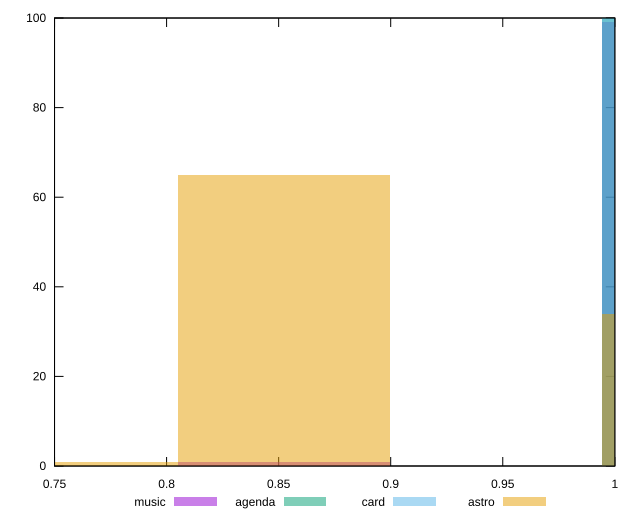

Here is the gnuplot script that generated this plot:
reset

$music <<EOF
0.8522350328432025 1
1.0416205956972473 99
EOF

$agenda <<EOF
1.0416205956972473 100
EOF

$card <<EOF
1.0416205956972473 100
EOF

$astro <<EOF
0.7575422514161799 1
1.0416205956972473 34
0.8522350328432025 65
EOF

set key outside below
set boxwidth 0.09469278142702249
set xrange [0.75:1]
set yrange [0:100]
set trange [0:100]
set style fill transparent solid 0.5 noborder
set terminal svg size 640, 520 enhanced background rgb 'white'
set output "reports/report_00032_2021-02-25T10-28-15.087Z/unminified-javascript/comparison/histogram/all_score.svg"

plot $music title "music" with boxes, \
     $agenda title "agenda" with boxes, \
     $card title "card" with boxes, \
     $astro title "astro" with boxes

reset
